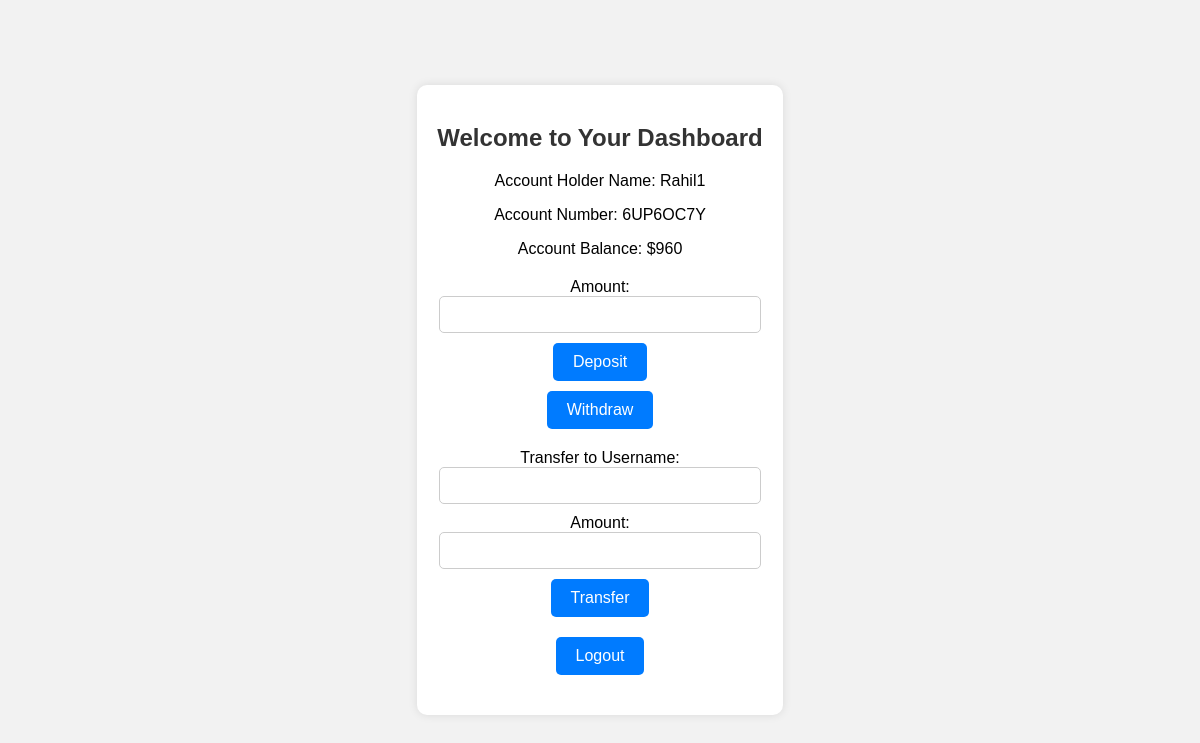
/dashboard (signed in), run on the app's committed database.
### tables this page shows
CREATE TABLE users(
                    id INTEGER PRIMARY KEY AUTOINCREMENT,
                    username TEXT UNIQUE NOT NULL,
                    password TEXT NOT NULL,
                    account_number TEXT UNIQUE NOT NULL,
                    balance NUMERIC DEFAULT 0);

### app.py (the view, shortened to what this page needs)
@app.route("/dashboard", methods = ["GET", "POST"])
def dashboard():
    user_id = session.get("user_id")
    if user_id == None:
        redirect ("/")
    user = db.execute("SELECT * FROM users WHERE id = ?", user_id)[0]
    return render_template("dashboard.html", user = user)

### templates/dashboard.html (shortened to what this page needs)
<!DOCTYPE html>
<html lang="en">
<head>
</head>
<body>
    <div class="container">
        <h2>Welcome to Your Dashboard</h2>
        <div class="info-container">
            <p>Account Holder Name: {{ user.username }}</p>
            <p>Account Number: {{ user.account_number }}</p>
            <p>Account Balance: ${{ user.balance }}</p>
        </div>
        <form action="/dashboard" method="post">
            <label for="amount">Amount:</label>
            <input type="number" id="amount" name="amount" required>
            <button type="submit" name="action" value="deposit">Deposit</button>
            <button type="submit" name="action" value="withdraw">Withdraw</button>
        </form>
        <form action="/dashboard" method="post">
            <label for="to_username">Transfer to Username:</label>
            <input type="text" id="to_username" name="to_username" required>
            <label for="transfer_amount">Amount:</label>
            <input type="number" id="transfer_amount" name="transfer_amount" required>
            <button type="submit" name="action" value="transfer">Transfer</button>
        </form>
        <form action="/logout" method="post">
            <button type="submit">Logout</button>
        </form>
    </div>
</body>
</html>

### templates/dashboard.html (style rules this page uses)
body { font-family: Arial, sans-serif; background-color: #f2f2f2; margin: 0; padding: 0; display: flex; justify-content: center; align-items: center; height: 100vh; }
.container { text-align: center; padding: 20px; border-radius: 10px; background-color: #ffffff; box-shadow: 0 0 10px rgba(0, 0, 0, 0.1); }
h2 { color: #333; margin-bottom: 20px; }
.info-container { margin-bottom: 20px; }
form { display: flex; flex-direction: column; align-items: center; margin-bottom: 10px; }
input { padding: 10px; margin-bottom: 10px; width: 300px; border: 1px solid #ccc; border-radius: 5px; outline: none; }
button { padding: 10px 20px; font-size: 16px; border: none; border-radius: 5px; background-color: #007bff; color: #fff; cursor: pointer; transition: background-color 0.3s; margin-bottom: 10px; }

### data on the page
users: username "Rahil1", account_number "6UP6OC7Y", balance "960"
